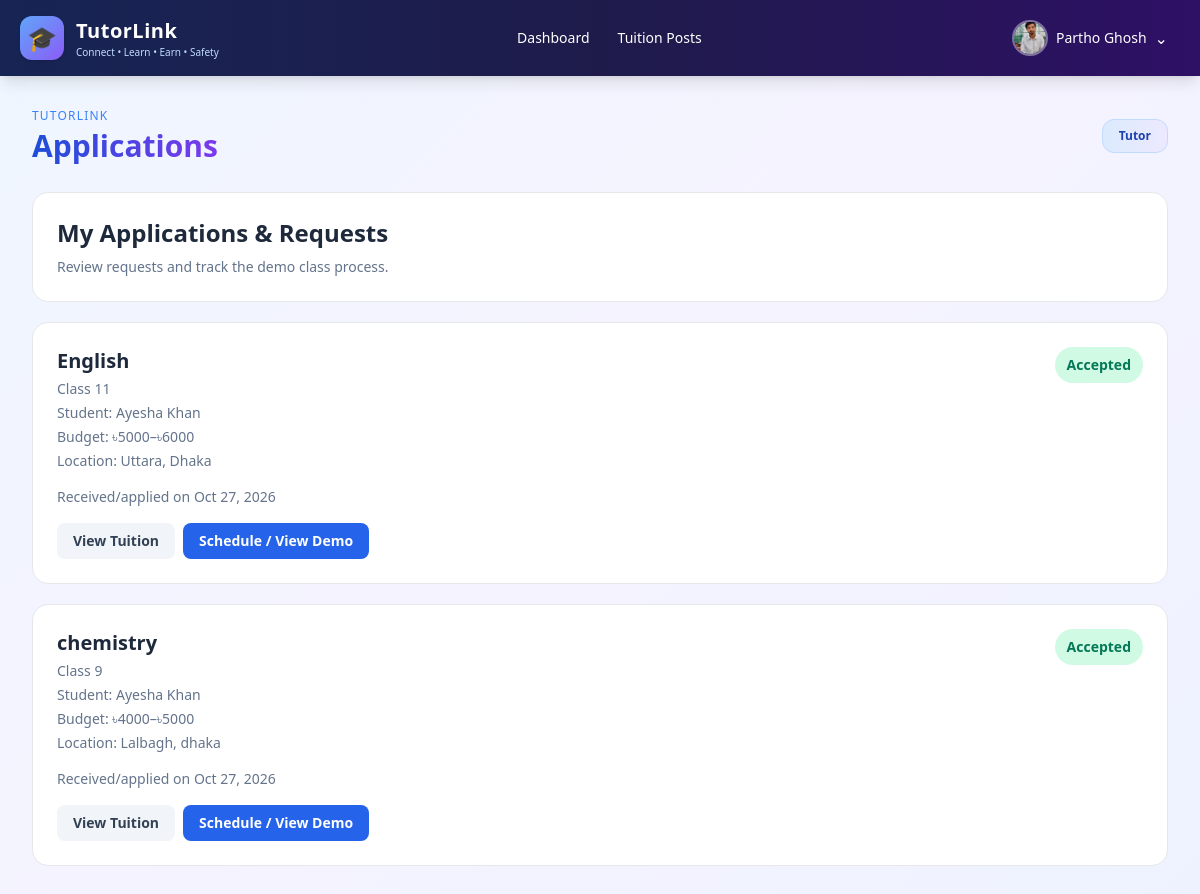
The page /tuitions/applications/ (signed in) on the database its author committed.
### accounts/models.py (models this page shows, shortened)
class User(AbstractUser):
    class Role(models.TextChoices):
        ADMIN = 'ADMIN', 'Administrator'
        TUTOR = 'TUTOR', 'Tutor'
        STUDENT = 'STUDENT', 'Student'
    role = models.CharField(max_length=10, choices=Role.choices, default=Role.STUDENT)
    phone = models.CharField(max_length=20, blank=True)
    division = models.CharField(max_length=50, blank=True)
    district = models.CharField(max_length=50, blank=True)
    area = models.CharField(max_length=100, blank=True)
    profile_picture = models.ImageField(upload_to='profiles/', blank=True, null=True)
    bio = models.TextField(blank=True)
    is_verified = models.BooleanField(default=False)
    institution = models.CharField(max_length=150, blank=True)
    academic_level = models.CharField(max_length=50, blank=True)
    monthly_budget = models.DecimalField(max_digits=10, decimal_places=2, null=True, blank=True)

### tuitions/models.py (models this page shows, shortened)
class TuitionApplication(models.Model):
    class Status(models.TextChoices):
        PENDING = "PENDING", "Pending"
        ACCEPTED = "ACCEPTED", "Accepted"
        REJECTED = "REJECTED", "Rejected"
    tuition = models.ForeignKey(
        TuitionPost,
        on_delete=models.CASCADE,
        related_name="applications",
    )
    tutor = models.ForeignKey(
        settings.AUTH_USER_MODEL,
        on_delete=models.CASCADE,
        related_name="tuition_applications",
    )
    status = models.CharField(
        max_length=10,
        choices=Status.choices,
        default=Status.PENDING,
    )
    applied_at = models.DateTimeField(auto_now_add=True)
    review_rating = models.PositiveSmallIntegerField(
        null=True,
        blank=True,
    )
    review_text = models.TextField(blank=True)
    reviewed_at = models.DateTimeField(null=True, blank=True)
    class Meta:
        ordering = ["-applied_at"]
        constraints = [
            models.UniqueConstraint(
                fields=["tuition", "tutor"],
                name="unique_tutor_application_per_tuition",
            )
        ]

class TuitionPost(models.Model):
    student = models.ForeignKey(
        settings.AUTH_USER_MODEL,
        on_delete=models.CASCADE,
    )
    target_tutor = models.ForeignKey(
        settings.AUTH_USER_MODEL,
        on_delete=models.SET_NULL,
        null=True,
        blank=True,
        related_name="targeted_tuition_posts",
    )
    subject = models.CharField(max_length=100)
    class_level = models.CharField(max_length=50)
    description = models.TextField()
    budget_min = models.PositiveIntegerField()
    budget_max = models.PositiveIntegerField()
    division = models.CharField(max_length=100)
    district = models.CharField(max_length=100)
    area = models.CharField(max_length=100)
    preferred_days = models.CharField(max_length=100)
    time_slot = models.CharField(max_length=100)
    teaching_mode = models.CharField(
        max_length=20,
        choices=[
            ("ONLINE", "Online"),
            ("OFFLINE", "Offline"),
        ],
        default="ONLINE",
    )
    image = models.ImageField(
        upload_to="tuition_posts/",
        blank=True,
        null=True,
    )
    status = models.CharField(max_length=20, default="OPEN")
    created_at = models.DateTimeField(auto_now_add=True)

### tuitions/views.py (the view)
# urls.py: path("applications/", views.applications, name="applications"),
@login_required
def applications(request):
    if is_student(request.user):
        received_applications = TuitionApplication.objects.filter(
            tuition__student=request.user
        ).select_related("tuition", "tutor", "tuition__target_tutor")
        my_applications = None
    elif is_tutor(request.user):
        received_applications = None
        my_applications = TuitionApplication.objects.filter(
            tutor=request.user
        ).select_related("tuition", "tuition__student")
    elif is_admin(request.user):
        received_applications = TuitionApplication.objects.select_related(
            "tuition", "tutor", "tuition__student"
        )
        my_applications = None
    else:
        raise PermissionDenied
    return render(request, "tuitions/applications.html", {
        "received_applications": received_applications,
        "my_applications": my_applications,
        "is_student": is_student(request.user),
        "is_tutor": is_tutor(request.user),
        "is_admin": is_admin(request.user),
        "role_name": request.user.get_role_display(),
    })

### tuitions/views.py (called while the page is built)
def is_admin(user):
    return user.is_superuser or str(
        getattr(user, "role", "")
    ).upper() == "ADMIN"

def is_student(user):
    return str(getattr(user, "role", "")).upper() == "STUDENT"

def is_tutor(user):
    return str(getattr(user, "role", "")).upper() == "TUTOR"

### templates/tuitions/applications.html (shortened to what this page needs)
{% extends 'accounts/dashboards/base_dashboard.html' %}
{% block content %}
<div class="max-w-6xl mx-auto space-y-5">
    <div class="bg-white border rounded-2xl p-6">
        <h2 class="text-2xl font-bold">
            {% if is_tutor %}My Applications & Requests
            {% else %}Tutor Applications{% endif %}
        </h2>
        <p class="text-sm text-slate-500 mt-2">
            Review requests and track the demo class process.
        </p>
    </div>
    {% if is_tutor %}
        {% for application in my_applications %}
        <article class="bg-white border rounded-2xl p-6">
            <div class="flex flex-wrap justify-between gap-3">
                <div>
                    <h3 class="text-xl font-bold">
                        {{ application.tuition.subject }}
                    </h3>
                    <p class="text-sm text-slate-500 mt-1">
                        Class {{ application.tuition.class_level }}
                    </p>
                    <p class="text-sm text-slate-500 mt-1">
                        Student:
                        {{ application.tuition.student.get_full_name|default:application.tuition.student.username }}
                    </p>
                    <p class="text-sm text-slate-500 mt-1">
                        Budget: ৳{{ application.tuition.budget_min }}–৳{{ application.tuition.budget_max }}
                    </p>
                    <p class="text-sm text-slate-500 mt-1">
                        Location: {{ application.tuition.area }},
                        {{ application.tuition.district }}
                    </p>
                </div>
                <div class="space-y-2 text-right">
                    <span class="inline-block rounded-full px-3 py-2 text-sm font-semibold
                        {% if application.status == 'ACCEPTED' %}
                            bg-emerald-100 text-emerald-700
                        {% elif application.status == 'REJECTED' %}
                            bg-red-100 text-red-700
                        {% else %}
                            bg-amber-100 text-amber-700
                        {% endif %}">
                        {{ application.get_status_display }}
                    </span>
                </div>
            </div>
            <p class="text-sm text-slate-500 mt-4">
                Received/applied on {{ application.applied_at|date:"M d, Y" }}
            </p>
            <div class="mt-4 flex flex-wrap gap-2">
                <a href="{% url 'tuitions:post_detail' application.tuition.pk %}"
                   class="px-4 py-2 rounded-lg bg-slate-100 text-slate-700 text-sm font-semibold">
                    View Tuition
                </a>
                {% if application.status == 'ACCEPTED' %}
                <a href="{% url 'tuitions:demo_classes' %}"
                   class="px-4 py-2 rounded-lg bg-blue-600 text-white text-sm font-semibold">
                    Schedule / View Demo
                </a>
                {% endif %}
            </div>
        </article>
        {% endfor %}
    {% endif %}
</div>
{% endblock %}

### templates/accounts/dashboards/base_dashboard.html (shortened to what this page needs)
<!DOCTYPE html>
<html lang="en">
<head>
    <script src="https://cdn.tailwindcss.com"></script>
</head>
<body class="min-h-screen text-slate-800">
    <nav class="bg-gradient-to-r from-blue-950 via-indigo-950 to-violet-950 text-white shadow-lg">
        <div class="max-w-7xl mx-auto px-5">
            <div class="flex flex-wrap items-center justify-between gap-4 min-h-[76px]">
                <a href="{% url 'role_dashboard' %}"
                   class="flex items-center gap-3 shrink-0">
                    <div class="w-11 h-11 rounded-xl bg-gradient-to-br from-blue-400 to-violet-500 flex items-center justify-center text-2xl shadow">
                        🎓
                    </div>
                    <div>
                        <div class="font-bold text-xl tracking-wide">TutorLink</div>
                        <div class="text-[10px] text-blue-200">
                            Connect • Learn • Earn • Safety
                        </div>
                    </div>
                </a>
                <div class="flex flex-wrap items-center gap-1 text-sm font-medium">
                    <a href="{% url 'role_dashboard' %}"
                       class="px-3 py-2 rounded-lg hover:bg-white/10 transition">
                        Dashboard
                    </a>
                    <a href="{% url 'tuitions:post_list' %}"
                       class="px-3 py-2 rounded-lg hover:bg-white/10 transition">
                        Tuition Posts
                    </a>
                </div>
                <div class="relative shrink-0" id="profileDropdown">
                    <button type="button"
                            id="profileButton"
                            aria-expanded="false"
                            aria-controls="profileMenu"
                            class="flex items-center gap-2 px-3 py-2 rounded-xl hover:bg-white/10 transition">
                        {% if user.profile_picture %}
                            <img src="{{ user.profile_picture.url }}"
                                 alt="Profile picture"
                                 class="w-9 h-9 rounded-full object-cover border-2 border-white/40">
                        {% else %}
                            <div class="w-9 h-9 rounded-full bg-gradient-to-br from-blue-400 to-violet-500 flex items-center justify-center font-bold">
                                {{ user.username|first|upper }}
                            </div>
                        {% endif %}
                        <span class="text-sm font-medium max-w-[150px] truncate">
                            {{ user.get_full_name|default:user.username }}
                        </span>
                        <span id="profileArrow" aria-hidden="true">⌄</span>
                    </button>
                </div>
            </div>
        </div>
    </nav>
    <main class="p-5 md:p-8">
        <div class="max-w-7xl mx-auto">
            <div class="flex flex-wrap items-center justify-between gap-4 mb-7">
                <div>
                    <div class="text-xs text-blue-500 uppercase tracking-widest mb-1">
                        TutorLink
                    </div>
                    <h1 class="text-3xl font-bold gradient-heading">
                    </h1>
                </div>
                <div class="px-4 py-2 bg-gradient-to-r from-blue-100 to-violet-100 rounded-xl border border-blue-200 text-xs font-bold text-blue-800">
                    {{ role_name }}
                </div>
            </div>
            {% block content %}{% endblock %}
        </div>
    </main>
</body>
</html>

### templates/accounts/dashboards/base_dashboard.html (style rules this page uses)
body { background: linear-gradient(135deg, #eff6ff, #f5f3ff, #eef2ff); min-height: 100vh; }
.gradient-heading { background: linear-gradient(90deg, #1d4ed8, #7c3aed); -webkit-background-clip: text; background-clip: text; color: transparent; }

### rows shown on the page
User: profile_picture (picture), get_full_name "Partho Ghosh", role "Tutor"
TuitionApplication: tuition.subject "English", tuition.class_level "11", tuition.student.get_full_name "Ayesha Khan", tuition.budget_min "5000", tuition.budget_max "6000", tuition.area "Uttara", tuition.district "Dhaka", status "Accepted", applied_at "Oct 27, 2026", shows "Schedule / View Demo"
TuitionApplication: tuition.subject "chemistry", tuition.class_level "9", tuition.student.get_full_name "Ayesha Khan", tuition.budget_min "4000", tuition.budget_max "5000", tuition.area "Lalbagh", tuition.district "dhaka", status "Accepted", applied_at "Oct 27, 2026", shows "Schedule / View Demo"
